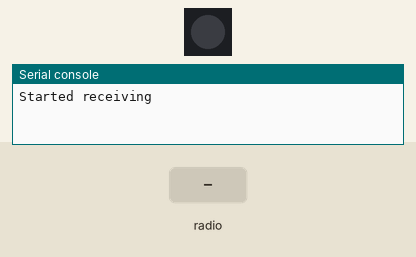
This program was run on a simulated Pycom board running MicroPython. Shown: 1 RGB LEDs in strip order, left to right, the last lines printed to the serial console. The test bench sets the inputs (shaded band). Dim RGB values are drawn brighter than linear; no radio messages arrive unless stated (any console line starting 'radio sent:' is added by the test bench).

Above: at 1.2 s.
1.3 s: radio message "1" arrives
At 1.7 s:
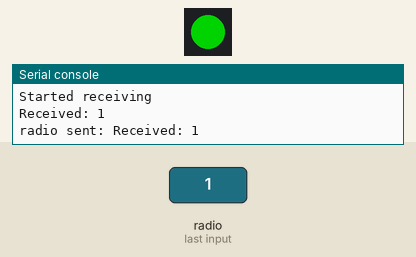
Timing chart, 0 to 4.3 s (numbered marks = the images above; inputs shaded):
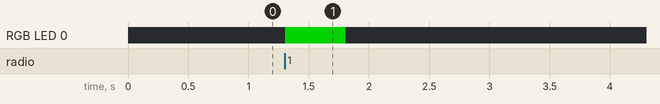

Measured:
- after the input at 1.3 s, RGB LED 0: off → RGB(0, 127, 0) at once, → off 0.50 s later

The program:

main.py
```python
from network import LoRa
import socket
import time
import pycom


pycom.heartbeat(False)
lora = LoRa(mode=LoRa.LORA, frequency=863000000,  tx_power=14)
s = socket.socket(socket.AF_LORA, socket.SOCK_RAW)
s.setblocking(False)
print("Started receiving")

while True:
    rec = s.recv(64)
    if rec != b'':
        received = 'Received: ' + rec.decode('utf-8')
        print(received)
        s.send(received)
        pycom.rgbled(0x007f00)
        time.sleep(0.5)
        pycom.rgbled(0x000000)
    time.sleep(0.1)
```
